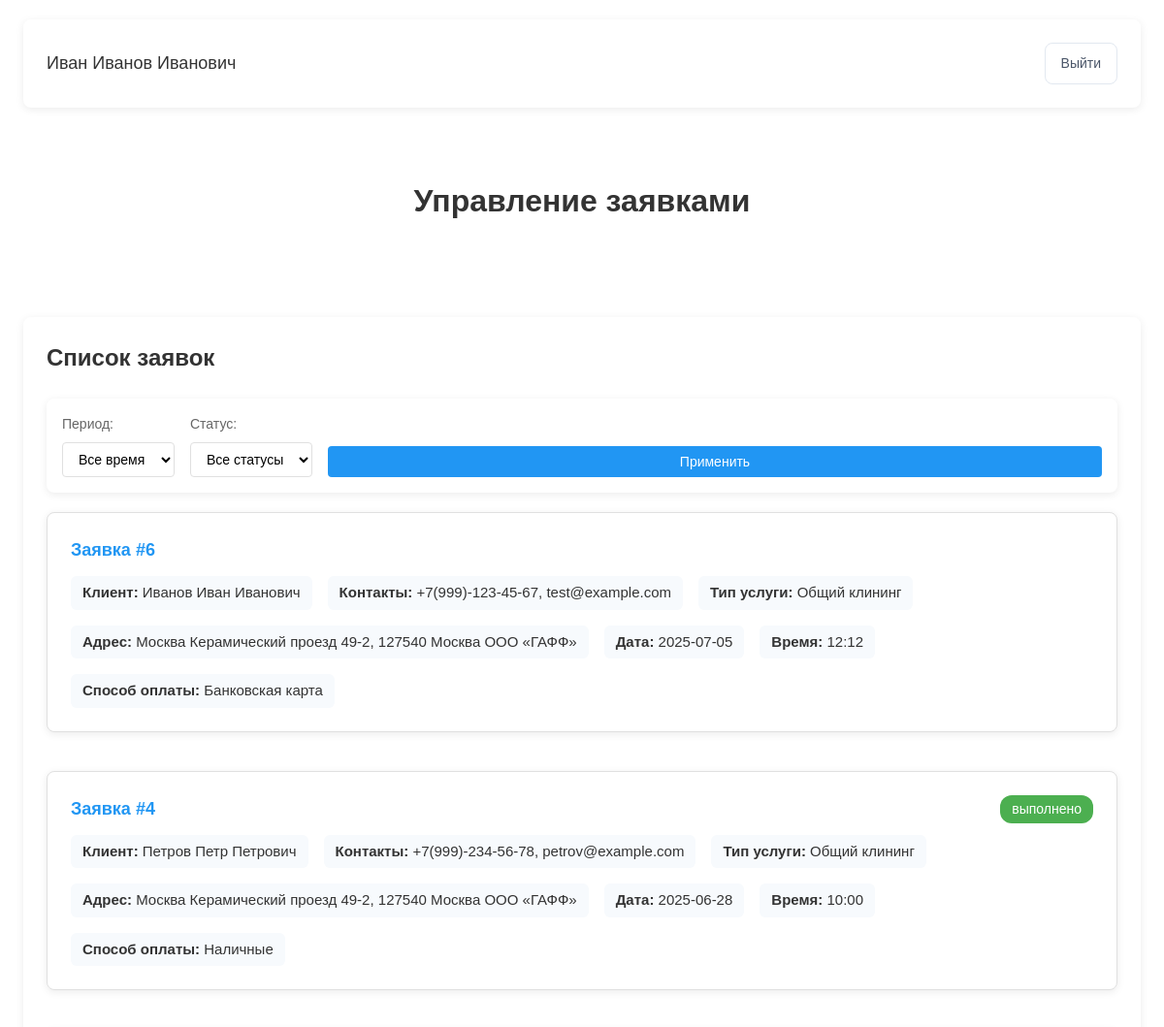
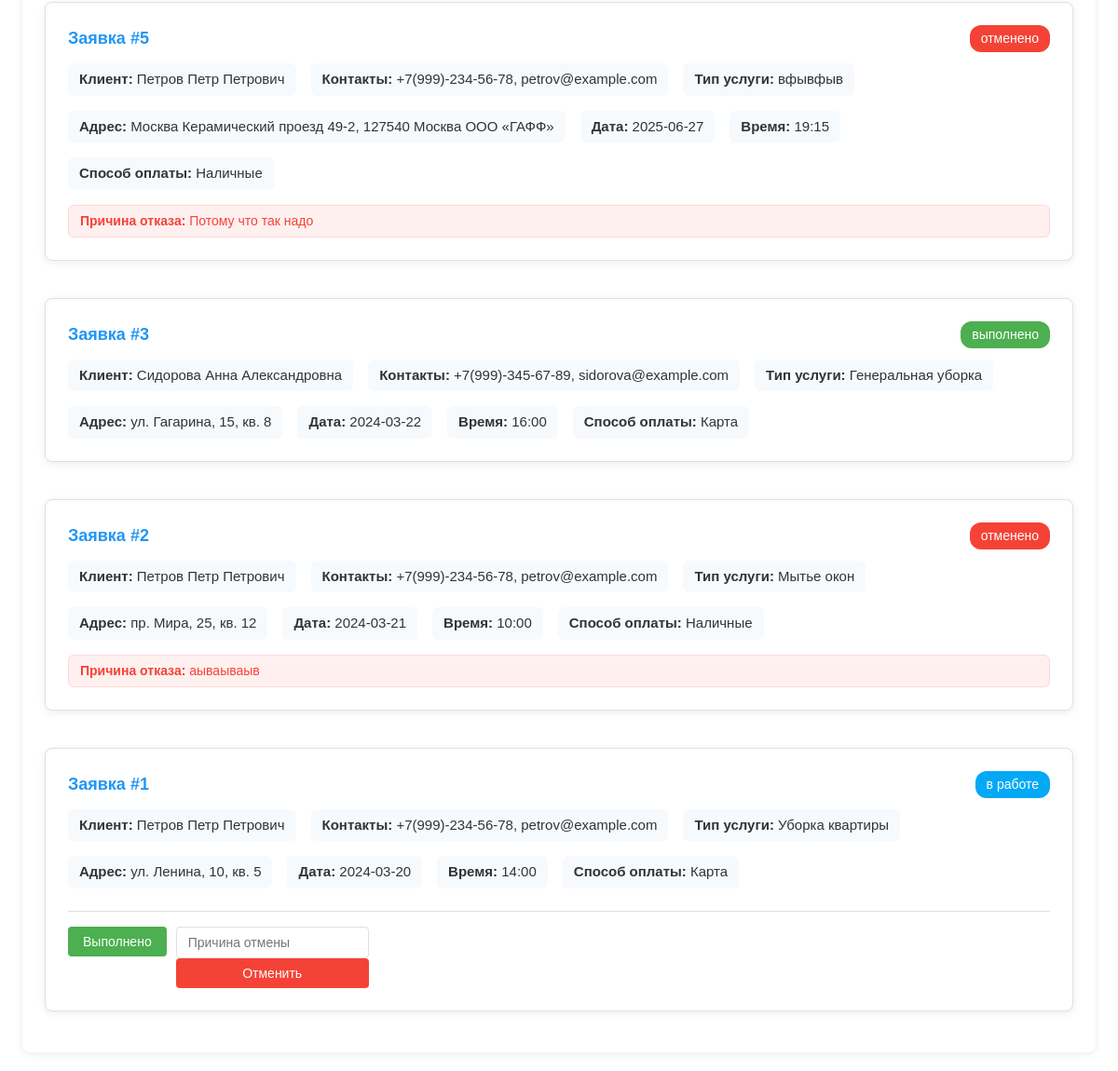
The page /frontend/pages/admin/requests.php (signed in) on the database as committed earlier (2 pictures, top to bottom).
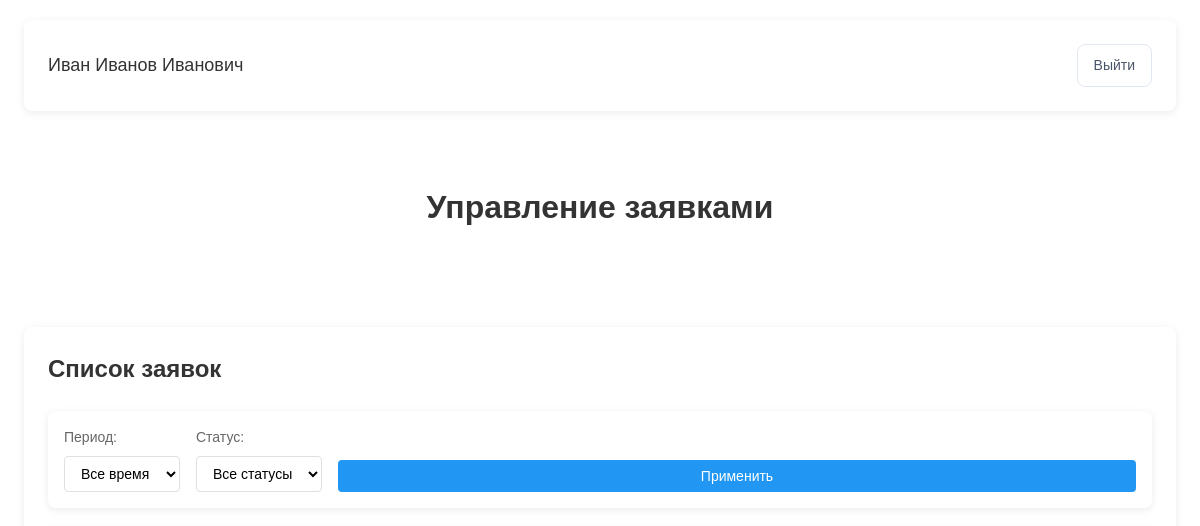
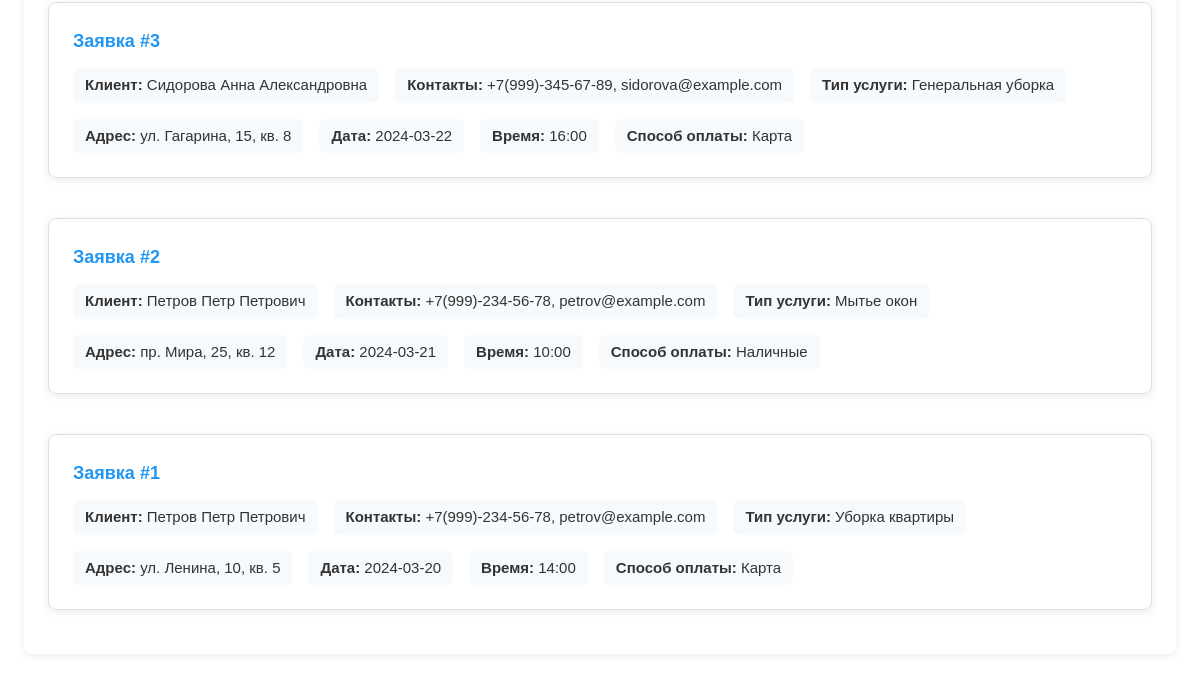
The same page on the database as committed later (2 pictures, top to bottom).
### tables this page shows
CREATE TABLE users (
        id INTEGER PRIMARY KEY,
        first_name TEXT NOT NULL,
        last_name TEXT NOT NULL,
        middle_name TEXT,
        phone TEXT UNIQUE NOT NULL,
        email TEXT UNIQUE NOT NULL,
        login TEXT UNIQUE NOT NULL,
        password TEXT NOT NULL,
        role TEXT NOT NULL DEFAULT 'user'
    );

CREATE TABLE requests (
        id INTEGER PRIMARY KEY,
        user_id INTEGER NOT NULL,
        address TEXT NOT NULL,
        contact_info TEXT NOT NULL,
        service_type TEXT NOT NULL,
        preferred_date TEXT NOT NULL,
        preferred_time TEXT NOT NULL,
        payment_type TEXT NOT NULL,
        status TEXT NOT NULL DEFAULT 'новая заявка',
        reject_reason TEXT,
        FOREIGN KEY (user_id) REFERENCES users(id) ON DELETE CASCADE
    );

### frontend/scripts/utils.php (called while the page is built, shortened)
<?php
function numberToPhone($number) {
    $number = preg_replace('/[^0-9]/', '', $number);
    if (strlen($number) === 11) {
        return sprintf(
            '+7(%s)-%s-%s-%s',
            substr($number, 1, 3),
            substr($number, 4, 3),
            substr($number, 7, 2),
            substr($number, 9, 2)
        );
    }
    return $number;
}

### frontend/pages/admin/requests.php (the view, shortened to what this page needs)
<?php
require_once '../../scripts/utils.php';
try {
    $db = new PDO('sqlite:../../../backend/database.db');
    $db->setAttribute(PDO::ATTR_ERRMODE, PDO::ERRMODE_EXCEPTION);
    $stmt = $db->prepare("SELECT first_name, last_name, middle_name FROM users WHERE id = ?");
    $stmt->execute([$_SESSION['user_id']]);
    $admin = $stmt->fetch(PDO::FETCH_ASSOC);
    $time_filter = $_GET['time_filter'] ?? 'all';
    $status_filter = $_GET['status_filter'] ?? 'all';
    $sql = "SELECT r.*, u.first_name, u.last_name, u.middle_name, u.phone, u.email
            FROM requests r
            JOIN users u ON r.user_id = u.id
            WHERE 1=1";
    $sql .= " ORDER BY r.preferred_date DESC, r.preferred_time DESC";
    $stmt = $db->prepare($sql);
    $stmt->execute();
    $requests = $stmt->fetchAll(PDO::FETCH_ASSOC);
} catch (PDOException $e) {
    $error = "Ошибка базы данных: " . $e->getMessage();
}
?>
<!DOCTYPE html>
<html lang="ru">
<head>
    <link rel="stylesheet" href="../../styles.css">
</head>
<body class="home-page">
    <div class="home-container">
        <div class="home-header">
            <div class="user-info">
                <div class="user-name">
                    <?php echo htmlspecialchars($admin['first_name'] . ' ' . $admin['last_name'] . ' ' . $admin['middle_name']); ?>
                </div>
            </div>
            <div class="header-actions">
                <a href="../../scripts/logout.php" class="back-link">
                    Выйти
                </a>
            </div>
        </div>
        <div class="content">
            <div class="welcome-section">
                <h1>Управление заявками</h1>
            </div>
            <?php if (isset($error)): ?>
                <div class="error-message">
                    <?php echo $error; ?>
                </div>
            <?php else: ?>
                <div class="requests-section">
                    <div class="section-header">
                        <h2>Список заявок</h2>
                    </div>
                    <div class="filters">
                        <form method="GET" action="" class="filter-form">
                            <div class="filter-group">
                                <label for="time_filter">Период:</label>
                                <select name="time_filter" id="time_filter">
                                    <option value="all" <?php echo $time_filter === 'all' ? 'selected' : ''; ?>>Все время</option>
                                </select>
                            </div>
                            <div class="filter-group">
                                <label for="status_filter">Статус:</label>
                                <select name="status_filter" id="status_filter">
                                    <option value="all" <?php echo $status_filter === 'all' ? 'selected' : ''; ?>>Все статусы</option>
                                </select>
                            </div>
                            <button type="submit" class="filter-btn">Применить</button>
                        </form>
                    </div>
                    <?php if (empty($requests)): ?>
                        <div class="empty-state">
                            <p>Нет активных заявок</p>
                        </div>
                    <?php else: ?>
                        <div class="requests-list">
                            <?php foreach ($requests as $request): ?>
                                <div class="request-card">
                                    <div class="request-header">
                                        <h3>Заявка #<?php echo htmlspecialchars($request['id']); ?></h3>
                                        <span class="status status-<?php echo str_replace(' ', '-', strtolower($request['status'])); ?>">
                                            <?php echo htmlspecialchars($request['status']); ?>
                                        </span>
                                    </div>
                                    <div class="request-body">
                                        <div class="request-info">
                                            <div class="info-item">
                                                <span><strong>Клиент:</strong> <?php echo htmlspecialchars($request['last_name'] . ' ' . $request['first_name'] . ' ' . $request['middle_name']); ?></span>
                                            </div>
                                            <div class="info-item">
                                                <span><strong>Контакты:</strong> <?php echo htmlspecialchars(numberToPhone($request['phone'])); ?>, <?php echo htmlspecialchars($request['email']); ?></span>
                                            </div>
                                            <div class="info-item">
                                                <span><strong>Тип услуги:</strong> <?php echo htmlspecialchars($request['service_type']); ?></span>
                                            </div>
                                            <div class="info-item">
                                                <span><strong>Адрес:</strong> <?php echo htmlspecialchars($request['address']); ?></span>
                                            </div>
                                            <div class="info-item">
                                                <span><strong>Дата:</strong> <?php echo htmlspecialchars($request['preferred_date']); ?></span>
                                            </div>
                                            <div class="info-item">
                                                <span><strong>Время:</strong> <?php echo htmlspecialchars($request['preferred_time']); ?></span>
                                            </div>
                                            <div class="info-item">
                                                <span><strong>Способ оплаты:</strong> <?php echo htmlspecialchars($request['payment_type']); ?></span>
                                            </div>
                                        </div>
                                        <?php if (!empty($request['reject_reason'])): ?>
                                            <div class="reject-reason">
                                                <span><strong>Причина отказа:</strong> <?php echo htmlspecialchars($request['reject_reason']); ?></span>
                                            </div>
                                        <?php endif; ?>
                                        <?php if ($request['status'] === 'новая'): ?>
                                            <div class="actions">
                                                <form method="POST" action="../../scripts/update_request_status.php" style="display: inline;">
                                                    <input type="hidden" name="request_id" value="<?php echo $request['id']; ?>">
                                                    <input type="hidden" name="status" value="в работе">
                                                    <button type="submit" class="action-btn accept-btn">В работу</button>
                                                </form>
                                                <form method="POST" action="../../scripts/update_request_status.php" style="display: inline;">
                                                    <input type="hidden" name="request_id" value="<?php echo $request['id']; ?>">
                                                    <input type="hidden" name="status" value="выполнено">
                                                    <button type="submit" class="action-btn accept-btn">Выполнено</button>
                                                </form>
                                                <form method="POST" action="../../scripts/update_request_status.php" style="display: inline;">
                                                    <input type="hidden" name="request_id" value="<?php echo $request['id']; ?>">
                                                    <input type="hidden" name="status" value="отменено">
                                                    <input type="text" name="reject_reason" placeholder="Причина отмены" required>
                                                    <button type="submit" class="action-btn reject-btn">Отменить</button>
                                                </form>
                                            </div>
                                        <?php elseif ($request['status'] === 'в работе'): ?>
                                            <div class="actions">
                                                <form method="POST" action="../../scripts/update_request_status.php" style="display: inline;">
                                                    <button type="submit" class="action-btn accept-btn">Выполнено</button>
                                                </form>
                                                <form method="POST" action="../../scripts/update_request_status.php" style="display: inline;">
                                                    <input type="text" name="reject_reason" placeholder="Причина отмены" required>
                                                    <button type="submit" class="action-btn reject-btn">Отменить</button>
                                                </form>
                                            </div>
                                        <?php endif; ?>
                                    </div>
                                </div>
                            <?php endforeach; ?>
                        </div>
                    <?php endif; ?>
                </div>
            <?php endif; ?>
        </div>
    </div>
</body>
</html>

Rows that differ between the two databases and show on the page:
removed requests: id "6", user.middle_name "Иванов Иван Иванович", user.phone "+7(999)-123-45-67", user.email "test@example.com", service_type "Общий клининг", address "Москва Керамический проезд 49-2, 127540 Москва ООО «ГАФФ»", preferred_date "2025-07-05", preferred_time "12:12", payment_type "Банковская карта"
removed requests: id "4", status "выполнено", user.middle_name "Петров Петр Петрович", user.phone "+7(999)-234-56-78", user.email "petrov@example.com", service_type "Общий клининг", address "Москва Керамический проезд 49-2, 127540 Москва ООО «ГАФФ»", preferred_date "2025-06-28", preferred_time "10:00", payment_type "Наличные"
removed requests: id "5", status "отменено", user.middle_name "Петров Петр Петрович", user.phone "+7(999)-234-56-78", user.email "petrov@example.com", service_type "вфывфыв", address "Москва Керамический проезд 49-2, 127540 Москва ООО «ГАФФ»", preferred_date "2025-06-27", preferred_time "19:15", payment_type "Наличные", reject_reason "Потому что так надо"
changed requests "Генеральная уборка": status "выполнено" → (not shown)
changed requests "Мытье окон": status "отменено" → (not shown); reject_reason "аываываыв" → (not shown)
changed requests "Уборка квартиры": status "в работе" → (not shown)
